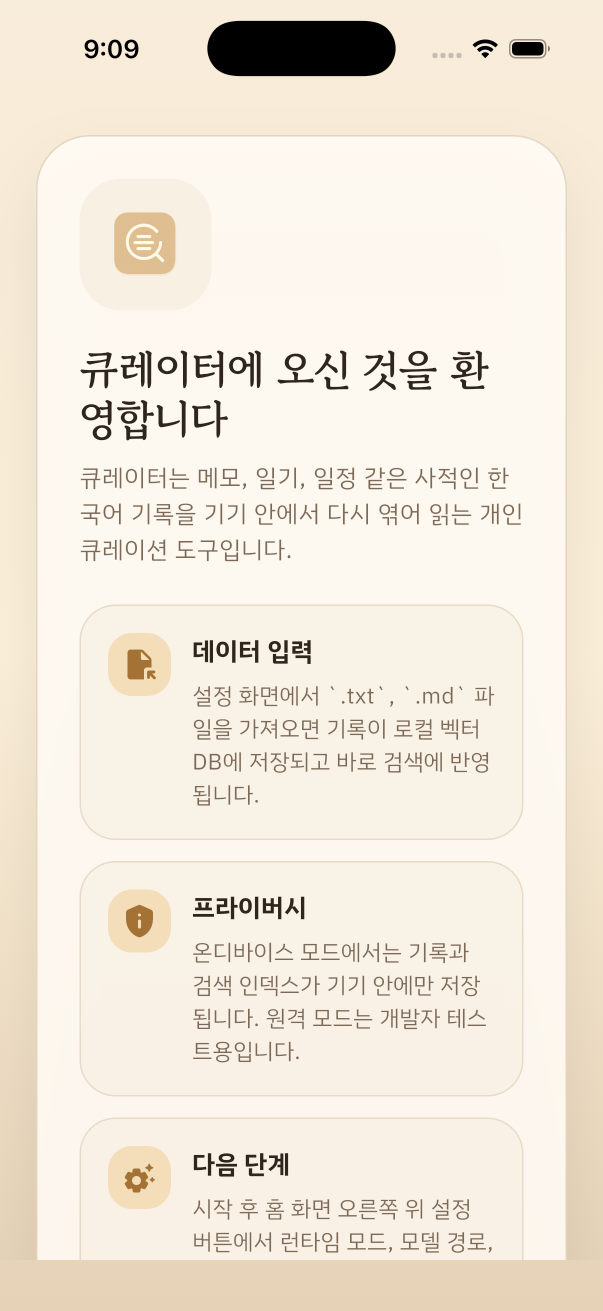
#> input picture curator_current_ui.png, 1206 x 2622 px (shown at 1/2 size)
$ python ios_fullscreen_postprocess.py ../../curator_current_ui.png
#> lines starting #> are read from the running program, lines starting #| are printed output that depends on the picture
from __future__ import annotations

import sys
from pathlib import Path

from PIL import Image, ImageDraw, ImageFont


def _font(size: int) -> ImageFont.FreeTypeFont | ImageFont.ImageFont:
    candidates = [
        "/System/Library/Fonts/Supplemental/Arial Bold.ttf",
        "/System/Library/Fonts/Supplemental/Arial.ttf",
    ]
    for candidate in candidates:
        path = Path(candidate)
        if path.exists():
            return ImageFont.truetype(str(path), size=size)
    return ImageFont.load_default()


def _draw_status_bar(draw: ImageDraw.ImageDraw, width: int) -> None:
    ink = (36, 28, 23, 255)
    battery_green = (52, 199, 89, 255)

    draw.text((48, 34), "9:41", fill=ink, font=_font(34))

    island_width = 228
    island_height = 38
    island_x = (width - island_width) // 2
    draw.rounded_rectangle(
        (island_x, 24, island_x + island_width, 24 + island_height),
        radius=19,
        fill=(0, 0, 0, 255),
    )

    signal_right = width - 164
    base_y = 55
    for index, height in enumerate((10, 14, 18, 22)):
        x = signal_right + index * 8
        draw.rounded_rectangle(
            (x, base_y - height, x + 5, base_y),
            radius=2,
            fill=ink,
        )

    wifi_left = width - 124
    center_x = wifi_left + 15
    center_y = 49
    for radius in (15, 11, 7):
        draw.arc(
            (center_x - radius, center_y - radius, center_x + radius, center_y + radius),
            start=205,
            end=335,
            fill=ink,
            width=2,
        )
    draw.ellipse((center_x - 2, center_y + 5, center_x + 2, center_y + 9), fill=ink)

    battery_left = width - 82
    battery_top = 35
    battery_width = 28
    battery_height = 16
    draw.rounded_rectangle(
        (battery_left, battery_top, battery_left + battery_width, battery_top + battery_height),
        radius=4,
        outline=ink,
        width=2,
    )
    draw.rounded_rectangle(
        (
            battery_left + battery_width + 2,
            battery_top + 5,
            battery_left + battery_width + 5,
            battery_top + 11,
        ),
        radius=2,
        fill=ink,
    )
    draw.rounded_rectangle(
        (battery_left + 3, battery_top + 3, battery_left + battery_width - 5, battery_top + battery_height - 3),
        radius=3,
        fill=battery_green,
    )


def _draw_home_indicator(draw: ImageDraw.ImageDraw, width: int, height: int) -> None:
    indicator_width = 134
    indicator_height = 5
    x = (width - indicator_width) // 2
    y = height - 14
    draw.rounded_rectangle(
        (x, y, x + indicator_width, y + indicator_height),
        radius=indicator_height // 2,
        fill=(36, 28, 23, 120),
    )


def main() -> int:
    if len(sys.argv) != 2:
        print("usage: ios_fullscreen_postprocess.py <image-path>", file=sys.stderr)
        return 1

    image_path = Path(sys.argv[1])
    image = Image.open(image_path).convert("RGBA")
#> image is the input picture: PIL image 1206x2622 RGBA; mean R, G, B, A 240.3, 231.4, 218.2, 255
    draw = ImageDraw.Draw(image)
    width, height = image.size
#> width = 1206; height = 2622

    _draw_status_bar(draw, width)
    _draw_home_indicator(draw, width, height)

    image.save(image_path)
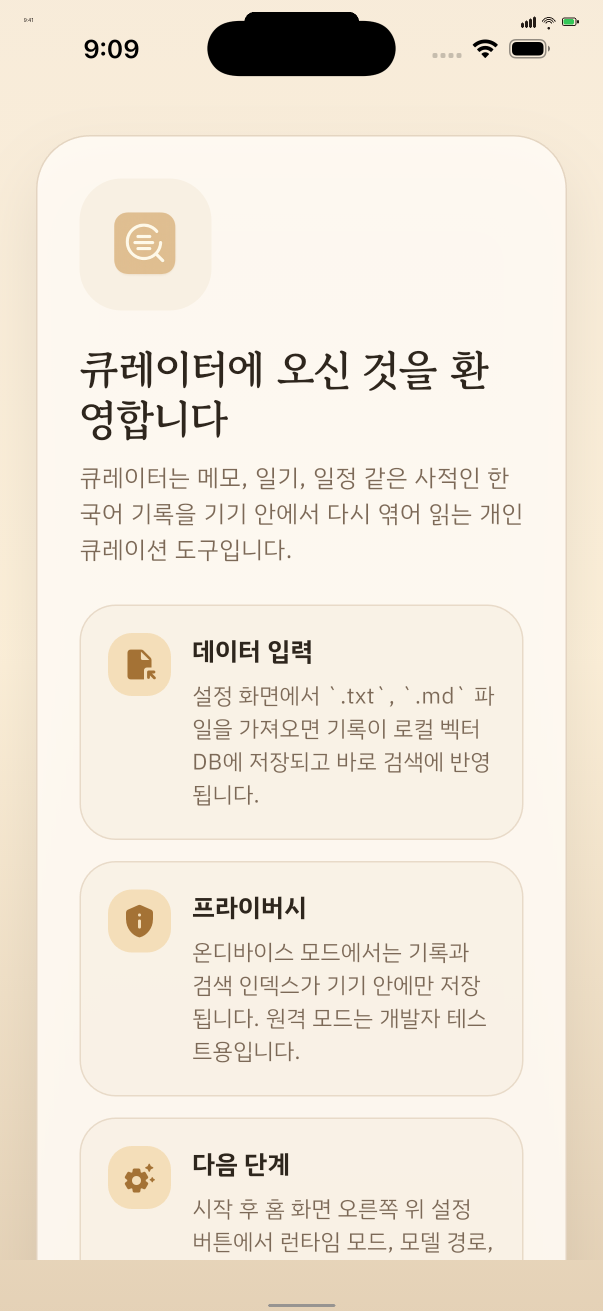
#> saved as curator_current_ui.png: PIL image 1206x2622 RGBA (shown at 1/2 size); mean R, G, B, A 239.8, 231.1, 217.9, 255; transparent parts drawn white
    return 0


if __name__ == "__main__":
    raise SystemExit(main())
#> (the program exits here)
